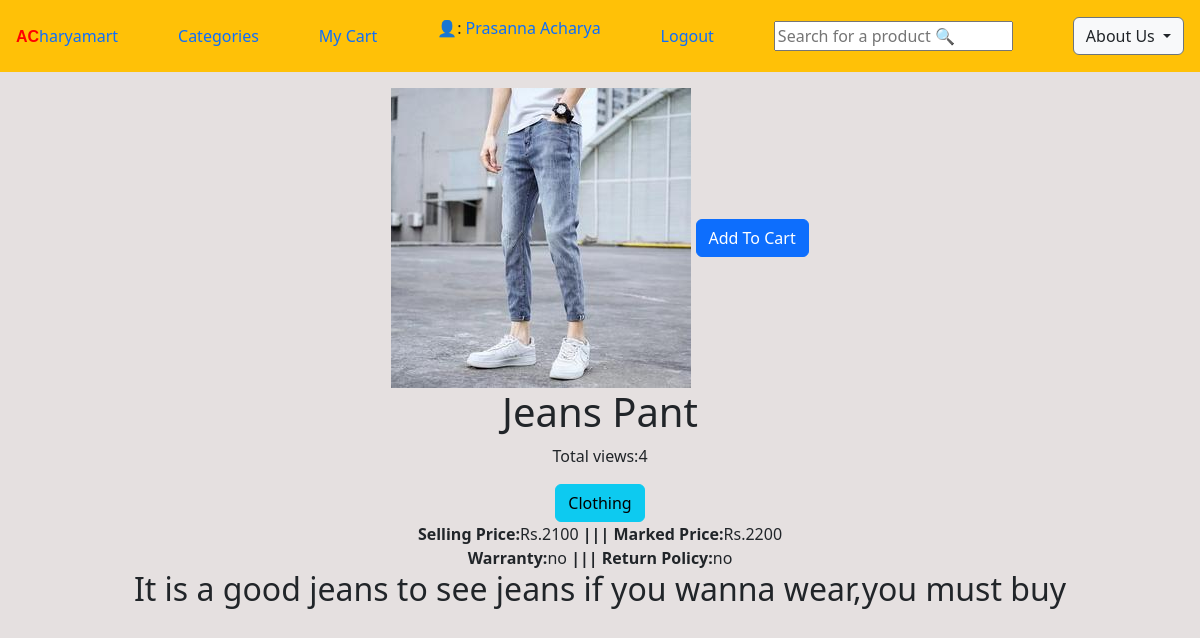
Screenshot of /productinfo/6 (signed in) with the database file from the repository.
### ecomapp/models.py (models this page shows, shortened)
class CustomUser(AbstractUser):
    username = None
    email = models.EmailField(_("email address"), unique=True)
    USERNAME_FIELD = "email"
    REQUIRED_FIELDS = []
    objects = CustomUserManager()

class Customer(models.Model):
    user=models.OneToOneField(CustomUser,on_delete=models.CASCADE)
    full_name=models.CharField(max_length=200)
    address=models.CharField(max_length=200,null=True,blank=True)
    joined_on=models.DateTimeField(auto_now_add=True)

class Product(models.Model):
    title=models.CharField(max_length=100)
    slug=models.SlugField(unique=True)
    category=models.ForeignKey(Category,on_delete=models.CASCADE)
    image=ResizedImageField(size=[500, 300],upload_to='products')
    marked_price=models.PositiveBigIntegerField()
    selling_price=models.PositiveBigIntegerField()
    description=models.TextField()
    warranty=models.CharField(max_length=300,null=True,blank=True)
    return_policy=models.CharField(max_length=300,null=True,blank=True)
    view_count=models.PositiveBigIntegerField(default=0)

class Category(models.Model):
    title=models.CharField(max_length=200)
    slug=models.SlugField(unique=True)
    def __str__(self):
        return self.title

### ecomapp/views.py (the view)
# urls.py: path("productinfo/<int:pk>",ProductInfoView.as_view(),name="productinfo"),
class ProductInfoView(EcomMixin,TemplateView):
    template_name="productinfo.html"
    def get_context_data(self,**kwargs):
        context=super().get_context_data(**kwargs)
        prod_id = self.kwargs.get('pk')
        product=Product.objects.get(id=prod_id)
        product.view_count+=1
        product.save()
        context["product"]=product
        return context

### ecomapp/views.py (called while the page is built)
    def dispatch(self, request, *args, **kwargs):
        cart_id = request.session.get("cart_id")
        if cart_id:
            cart_obj = Cart.objects.get(id=cart_id)
            if request.user.is_authenticated and request.user.customer:
                cart_obj.customer = request.user.customer
                cart_obj.save()
        return super().dispatch(request, *args, **kwargs)

### Templates/productinfo.html (shortened to what this page needs)
{% extends "base.html" %}
{% block content %}
<body>
<div class="container p-3 text-center">
<img src="{{product.image.url}}" alt="" class="img-fluid">
<a class="btn btn-primary" href="{% url 'ecomapp:addtocart' product.id %}">Add To Cart</a>
<h1>{{product.title}}</h1><p>Total views:{{product.view_count}}</p>
<a class=" btn btn-info" href="{% url 'ecomapp:home' %}">{{product.category}}</a><br>
<strong>Selling Price:</strong>Rs.{{product.selling_price}}
<strong> |||  Marked Price:</strong>Rs.{{product.marked_price}} <br>
<strong>Warranty:</strong>{{product.warranty}} <strong> ||| Return Policy:</strong>{{product.return_policy}}
<h2>{{product.description}}</h2>
</div>
</body>
{% endblock %}

### Templates/base.html (shortened to what this page needs)
<!DOCTYPE html>
<html lang="en">
<head>
    <link href="https://cdn.jsdelivr.net/npm/bootstrap@5.3.0-alpha1/dist/css/bootstrap.min.css" rel="stylesheet">
</head>
<body>
      <nav class="navbar navbar-collapse navbar-dark bg-warning p-3">
        <a href="{% url 'ecomapp:home' %}"><strong style="color:red; font-family:Impact, Haettenschweiler, 'Arial Narrow Bold', sans-serif">AC</strong><span>haryamart</span></a>
        <a href="{% url 'ecomapp:categorical' %}">Categories</a>
        <a href="{% url 'ecomapp:showcart' %}" >My  Cart </a>
        {% if request.user.customer %}
        <p>👤:  <a href="{% url 'ecomapp:profile' %}">{{request.user.customer.full_name}}</a></p>
        <a href="{% url 'ecomapp:signout' %}">Logout</a>
        {% else %}
        <a href="{% url 'ecomapp:signup' %}">Signup</a>
        <a href="{% url 'ecomapp:login' %}">Login</a>
        {% endif %}
          <form method="GET" action="/search">
          <input name="key" type="text"  placeholder="Search for a product 🔍" >
        </form>
        <div class="dropdown ">
          <button class="btn btn-secondary dropdown-toggle bg-light text-dark" type="button" id="dropdownMenuButton" data-toggle="dropdown" aria-haspopup="true" aria-expanded="false">
            About Us
          </button>
        </div>
      </nav>
      {% block content %}
      {% endblock %}
</body>
</html>

### Templates/base.html (style rules this page uses)
a { text-decoration: none; }

### Templates/productinfo.html (style rules this page uses)
body { background-color: rgb(229, 224, 224); }

### rows the page displays
CustomUser: user.customer.full_name "Prasanna Acharya"
Product: image (picture), title "Jeans Pant", view_count "4", category "Clothing", selling_price "2100", marked_price "2200", warranty "no", return_policy "no", description "It is a good jeans to see jeans if you wanna wear,you must buy"
